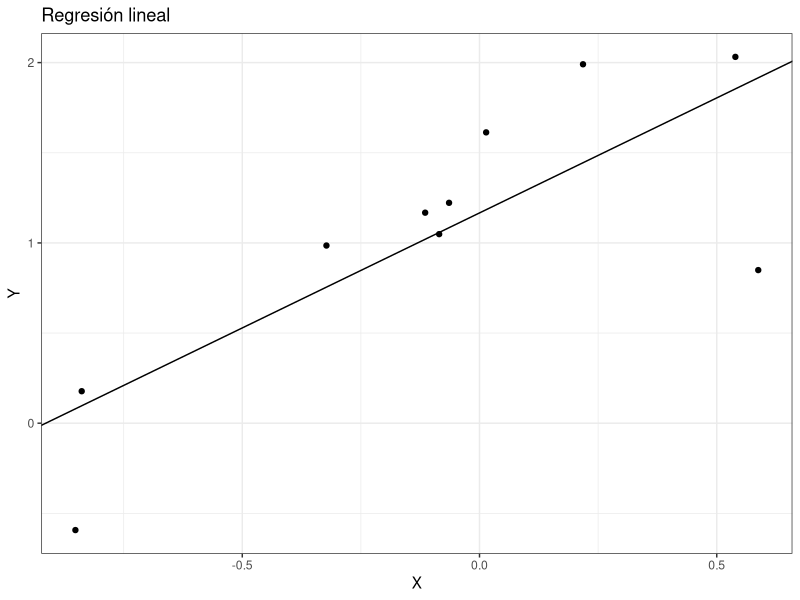

This chart was generated by the following R code:
# Descenso en la dirección del gradiente
rm(list=ls())

# Carga de librerías
library(ggplot2)

# Datos a ajustar. n muestras en intervalo [-1, 1]
ns <- c(10)
E <- matrix(0, 4, 4) # Vector para almacenar el error cuadrático medio
T <- matrix(0, 4, 4) # Vector para almacenar el tiempo consumido
e <- 0 
for (n in ns) {
e <- e + 1
x0 <- rep(c(1), n)
x1 <- runif(n = n, min = -1, max = 1)
X <- as.matrix(cbind(x0, x1))
error <- rnorm(n = n, 0, 0.5)
Y <- as.matrix(x0 + x1 + error)
#plot.window(xlim = c(-2, 2), ylim = c(-3, 3))
#plot(X[,2],Y, xlim=c(-1,1), ylim=c(-3,3))

# Solución cerrada
datos <- data.frame(x = X[,2], y = Y)
sc <- lm(y ~ x, data = datos)
g0 <- ggplot(datos, aes(x, y)) +
  geom_point(alpha = 1) +
  geom_abline(intercept = sc$coefficients[1], slope = sc$coefficients[2], col = "black") +
  xlab("X") + ylab("Y") +
  ggtitle("Regresión lineal") +
  theme_bw()

#abline(sc, col = "blue")


# Descenso en la dirección del gradiente (incremental o estocástico)
# Inicializamos los omegas
etas <- c(0.1)
W <- 
W <- c(rnorm(1), rnorm(1))
comparaciones <- data.frame()
for (eta in etas) {
  start.time <- Sys.time()
  for (i in 1:n) {
    J <- rep(0, n) # Vector para almacenar los valores que toma la función de coste
    I <- rep(0, n) # Vector para almacenar los valores que toma el indicador de iteraci
    C <- rep(0, n) # Vector para almacenar los valores que toma el color
    # Inicializamos el error de ajuste
    delta <- (Y[i,] - (t(X[i,]) %*% W)) * X[i,]
    #for (j in 1:n) {
      #J[i] <- J[i] +  ((t(X[j,]) %*% W) - Y[j,])^2 # Cálculo de la función de cost
#    }
    # Actualizamos W
    W <- W + eta * delta
    I[i] <- i 
    #J[i] <- J[i] / (2 * n) # Valor de la función de coste para esta iteració
    #if (eta == 0.9) { g0 <- g0 + geom_abline(intercept = W[1], slope = W[2], col="red", alpha = 0.3) }
#    if (eta == 0.1) { g0 <- g0 + geom_abline(intercept = W[1], slope = W[2], col="green", alpha = 0.3) }
    #if (eta == 0.01) { g0 <- g0 + geom_abline(intercept = W[1], slope = W[2], col="blue", alpha = 0.3) }
#    if (eta == 0.9) { comparaciones <- rbind(comparaciones, data.frame(I, J, C = "red")) } 
    #if (eta == 0.1) { comparaciones <- rbind(comparaciones, data.frame(I, J, C = "green")) } 
#    if (eta == 0.01) { comparaciones <- rbind(comparaciones, data.frame(I, J, C = "blue")) } 
    #print(W)
  }
  #if (eta == 0.9) { g0 <- g0 + geom_abline(intercept = W[1], slope = W[2], col="red") }
#  if (eta == 0.1) { g0 <- g0 + geom_abline(intercept = W[1], slope = W[2], col="green") }
  #if (eta == 0.01) { g0 <- g0 + geom_abline(intercept = W[1], slope = W[2], col="blue") }
  end.time <- Sys.time()
  if (eta == 0.9) { E[e, 1] <- J[i]; T[e, 1] <- end.time - start.time }
  if (eta == 0.1) { E[e, 2] <- J[i]; T[e, 2] <- end.time - start.time }
  if (eta == 0.01) { E[e, 3] <- J[i]; T[e, 3] <- end.time - start.time }
  if (eta == 0.001) { E[e, 4] <- J[i]; T[e, 4] <- end.time - start.time }
}
print(g0)

#g1 <- ggplot(comparaciones, aes(I, J, colour=C)) +
  #geom_point(alpha = 1) +
#  xlim(0, n) + ylim(0, 3000) +
  #scale_colour_manual(name  ="Tasa de aprendizaje", values= c("red", "green", "blue"), labels=c("0.9", "0.1", "0.01")) +
#  xlab("Iteraciones") + ylab("Error cuadrático (Escala logarítmica)") +
  #ggtitle("Minimización del error cuadrático medio") +
#  scale_y_log10() +
  #theme_bw()
#print(g1)
}
print(E)
print(T)